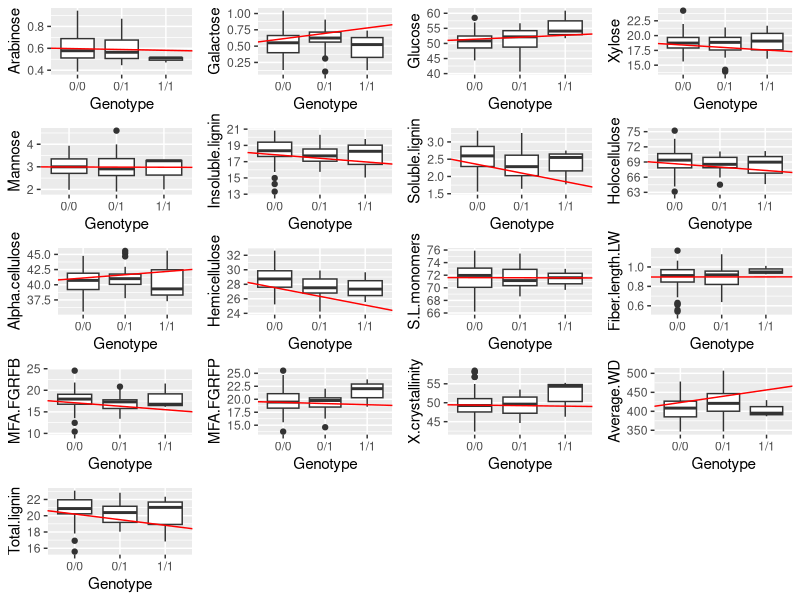

Reproduce this figure in R.
################################################################################
# R script to merge phenotypic and genotypic data, perform linear regression
# models and plot the results.
################################################################################

library(ggplot2)
library(ggpubr)

## Load the data

phenotype_table <- read.csv("../data/phenotypic_data.csv",
			    sep = ",", header = TRUE, dec = ".")

genotype_table <- read.csv("../data/genotypic_data.csv", 
                    header = TRUE, sep = ",", check.names = FALSE, 
                    stringsAsFactors = FALSE)

## Create a new table by merging the phenotype and genotype tables

# The match function is used
# It is better to use column names (strings) instead of column numbers
# (integers) when subsetting for improved code readibility
phenotype_table$genotype <- genotype_table[match(phenotype_table$IDs, 
                                                 genotype_table$Id), "Genotype"]

# Then we need to remove the NA values (those for which no match in
# genotype_table was found)
phenotype_table <- phenotype_table[!is.na(phenotype_table$genotype), ]

# Replacing the contents of the genotype column with the relevant genotype
# information only
# sapply is a version of lapply that simplifies the output into a vector of the 
# appropriate type (when applicable) 
# Here I am using `[` as a 
# function to extract the first element of each vector returned by strsplit
phenotype_table$genotype <- sapply(strsplit(phenotype_table$genotype, ":"),
                                   `[`, 1)

# When computational efficiency is not a concern (like here), avoid relying on 
# external packages

# It it prefereable to use the same object name throughout the analysis; 
# this may or may not be desirable if the original data.frame need to be 
# accessed later in the analysis.
# However, this is not the case here, therefore doing so reduces the number of 
# distinct objects created

# Reorganize columns
# No need to use cbind when reordering columns; you can simply use the order of 
# column indices.
# Here is one case where  using integer column indices is recommended; 
# it's much easier than writing out names
phenotype_table <- phenotype_table[, c(1, 19, 2:18)] 

# Change column names
colnames(phenotype_table) = c("ids",
                       "Genotype",
                       "Arabinose",
                       "Galactose",
                       "Glucose",
                       "Xylose", 
                       "Mannose",
                       "Insoluble.lignin",
                       "Soluble.lignin",
                       "Holocellulose",
                       "Alpha.cellulose",
                       "Hemicellulose",
                       "S.L.monomers",
                       "Fiber.length.LW",
                       "MFA.FGRFB",
                       "MFA.FGRFP",
                       "X.crystallinity",
                       "Average.WD",
                       "Total.lignin" )

# Remove unknown genotypes and change genotype names
phenotype_table = phenotype_table[phenotype_table$Genotype != "./.", ]
phenotype_table$Genotype = as.character(phenotype_table$Genotype)
phenotype_table[phenotype_table$Genotype == "1/0", "Genotype"] = "0/1"

## Output boxplots

# The lapply function is used to iterate over all values in a list
# Its first argument is a list:
#  Here we can pass a data.frame because a data.frame is actually a list
# Its second argument is a function that will be applied to each element of the 
# list:
#  The function can be defined beforehand and its name written out.
#  Here, an anonymous function is used instead, and defined directly inside the 
#  function call
#  Additional arguments to the function (here, the genotype data) are passed as 
#  additional arguments to lapply
regressions <- lapply(phenotype_table[, 3:19],
		      function(x, genotypes) lm(x ~ genotypes),
		      genotypes = phenotype_table$Genotype)

# The value returned is a list with one element per element in the original list
# Here, regressions is therefore a list of regression results, with names 
# matching those of the original columns
# Assigning such intermediate results inside a list is a better approach than
# using "assign" because it stores the results together and does not clutter the
# global environment; all regressions can be accessed from within a single list;
# it also avoids having to access the objects using "eval"

# Here a for loop is used to generate the plot
# However, the results will still be assigned into a list as lapply would have 
# done
plots <- list()

# We iterate over the phenotype names, which can be used to access data columns,
# regression results, and to assign elements in the "plots" list
for(i in names(phenotype_table)[3:19]) {
	plots[[i]] <- ggplot(data = phenotype_table,
			     mapping = aes_string(x = "Genotype", y = i)) +
			geom_boxplot() +
			geom_abline(slope = coef(regressions[[i]])[[2]],
				    intercept = coef(regressions[[i]])[[1]],
				    colour = "red") +
			ylab(i)
}

# Arrange the plots in one figure
ggarrange(plotlist = plots, nrow = 5, ncol = 4)

# Alternative way of using ggarrange
# Preparing a list of arguments to ggarrange from the plots list
# We only need to add arguments for nrow and ncol
# plots$nrow <- 5
# plots$ncol <- 4
# do.call("ggarrange", plots)
